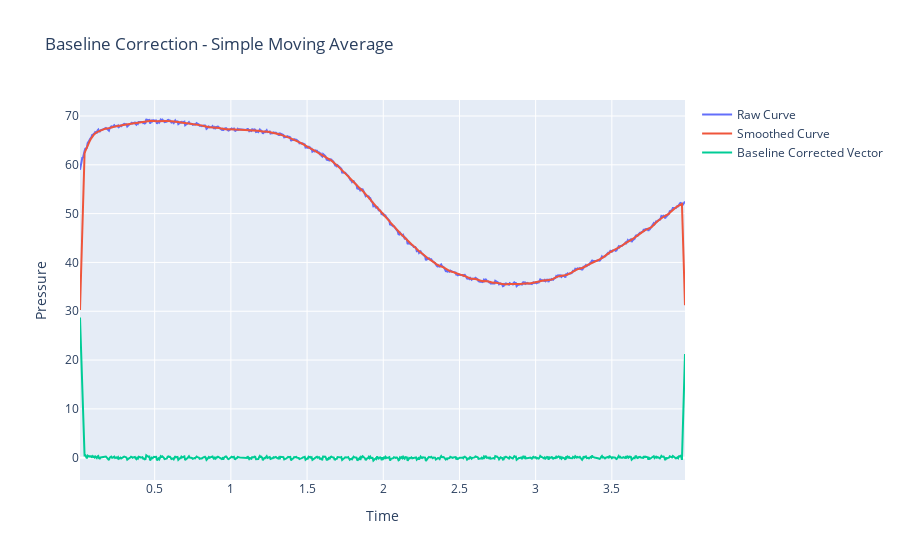

Source (notebook cell):
### Code cell
"""
1. Simple Moving Average
- smoothed version of the original signal, with each point replaced by the average of itself and its <window_size - 1> nearest neighbors
- this smoothed vector is then subtracted from the original pressure vector to obtain the baseline corrected vector while retaining noise
"""
# window_size = self.parameters["period"] if self.parameters["period"] % 2 != 0 else self.parameters["period"] - 1
window_size = 10
#edges = window_size // 2
smoothed_vector = np.convolve(pressure_vector, np.ones(window_size) / window_size, mode='same')
# baseline correction by subtracting the smoothed vector from the original pressure vector
baseline_corrected_vector = pressure_vector - smoothed_vector
# Remove the elements from the beginning and end to avoid edge effects. Typically <window_size // 2>
#baseline_corrected_vector = baseline_corrected_vector[edges:-edges]
# featrawi["pressure_baseline_corrected"] = baseline_corrected_vector
fig = go.Figure()
fig.add_trace(go.Scatter(x=time, y=pressure_vector, mode='lines', name='Raw Curve'))
fig.add_trace(go.Scatter(x=time, y=smoothed_vector, mode='lines', name='Smoothed Curve'))
fig.add_trace(go.Scatter(x=time, y=baseline_corrected_vector, mode='lines', name='Baseline Corrected Vector'))
fig.update_layout(title='Baseline Correction - Simple Moving Average', xaxis_title='Time', yaxis_title='Pressure')
fig.show()
fig.write_image("dev/figures/fig_baseline_correction_simple_moving_average.png", width=1100, height= 350, scale = 3)

### Figure 1 — Plotly figure (JSON) as saved in the notebook; plotly's stock layout.template omitted (floating-point values rounded to 4 significant figures; data arrays with more than 128 entries replaced by an {"elided": "..."} marker saying what was removed)
{"data": [{"mode": "lines", "name": "Raw Curve", "type": "scatter", "x": {"elided": "795 float values"}, "y": {"elided": "795 float values"}}, {"mode": "lines", "name": "Smoothed Curve", "type": "scatter", "x": {"elided": "795 float values"}, "y": {"elided": "795 float values"}}, {"mode": "lines", "name": "Baseline Corrected Vector", "type": "scatter", "x": {"elided": "795 float values"}, "y": {"elided": "795 float values"}}], "layout": {"title": {"text": "Baseline Correction - Simple Moving Average"}, "xaxis": {"title": {"text": "Time"}}, "yaxis": {"title": {"text": "Pressure"}}}}
